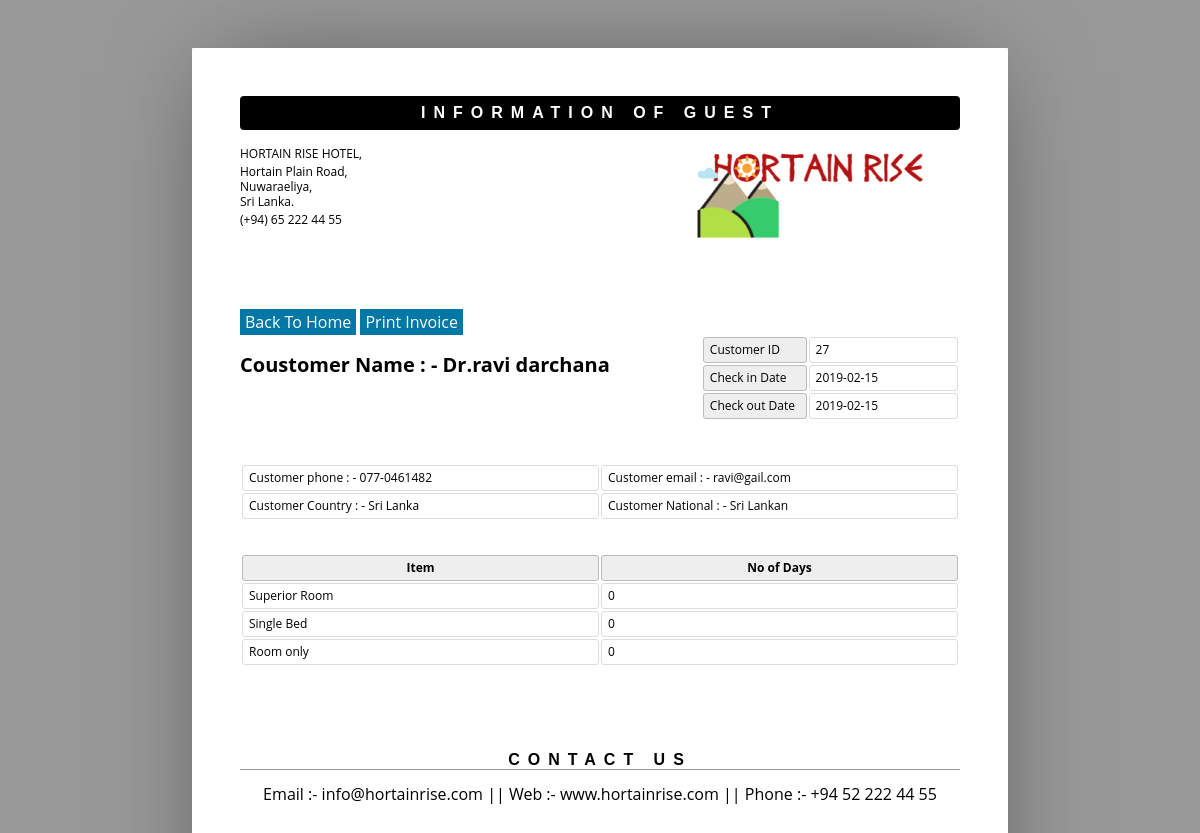
The page /admin/showpay.php on the database as committed earlier.
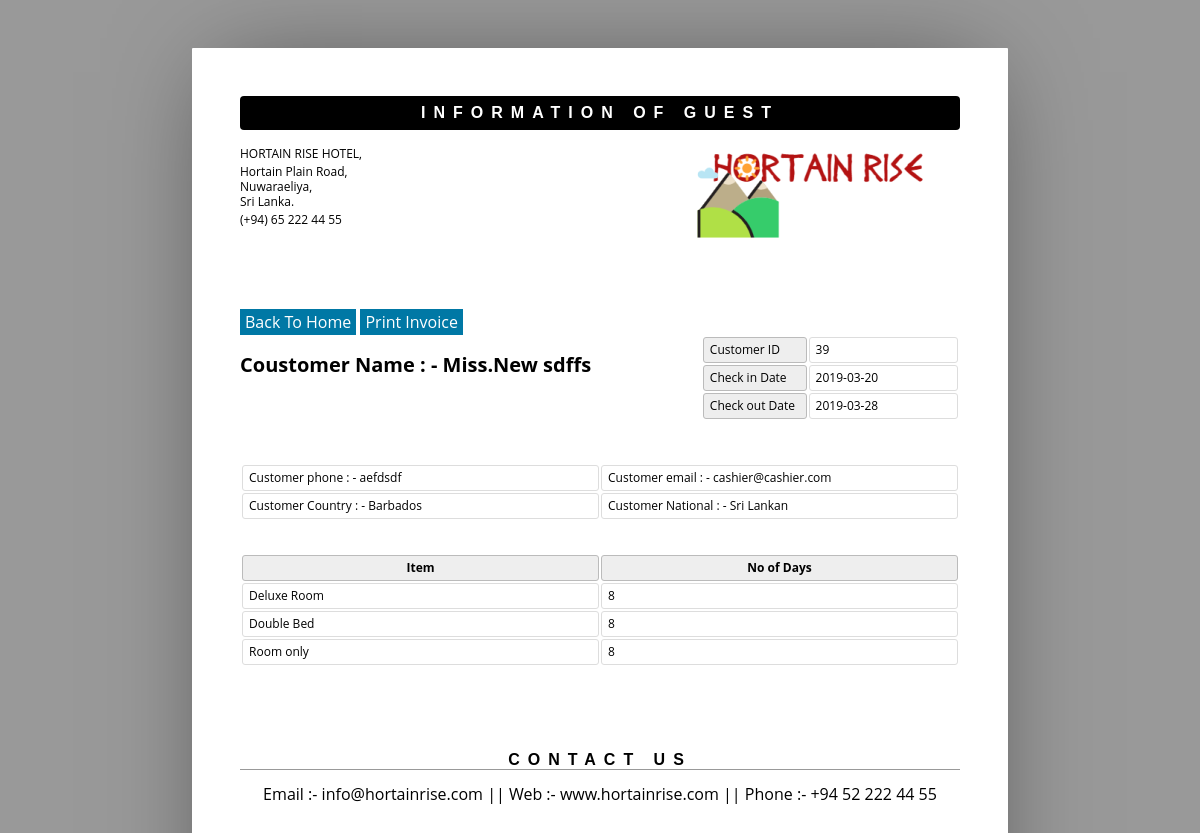
The same page on the database as committed later.
### tables this page shows
CREATE TABLE `roombook` (
  `id` int(10) UNSIGNED NOT NULL,
  `Title` varchar(5) DEFAULT NULL,
  `FName` text,
  `LName` text,
  `Email` varchar(50) DEFAULT NULL,
  `National` varchar(30) DEFAULT NULL,
  `Country` varchar(30) DEFAULT NULL,
  `Phone` text,
  `TRoom` varchar(20) DEFAULT NULL,
  `Bed` varchar(10) DEFAULT NULL,
  `NRoom` varchar(2) DEFAULT NULL,
  `Meal` varchar(15) DEFAULT NULL,
  `cin` date DEFAULT NULL,
  `cout` date DEFAULT NULL,
  `stat` varchar(15) DEFAULT NULL,
  `nodays` int(11) DEFAULT NULL
);

### admin/showpay.php (the view, shortened to what this page needs)
<?php
include('db.php');
$getid = "SELECT max(id) as id FROM roombook";
$result2 = mysqli_query($con, $getid);
$row = mysqli_fetch_array($result2, MYSQLI_ASSOC);
$sid = $row['id'];
?>
<html id="body">
    <head>
    </head>
    <body  >
        <?php
        include ('db.php');
        $pid = $sid;
        $sql = "select * from roombook where id = '$pid' ";
        $re = mysqli_query($con, $sql);
        while ($row = mysqli_fetch_array($re)) {
            $id = $row['id'];
            $title = $row['Title'];
            $Fname = $row['FName'];
            $lname = $row['LName'];
            $email = $row['Email'];
            $National = $row['National'];
            $country = $row['Country'];
            $phone = $row['Phone'];
            $room_type = $row['TRoom'];
            $Bed_type = $row['Bed'];
            $meal_type = $row['Meal'];
            $cin_date = $row['cin'];
            $cout_date = $row['cout'];
            $nodays = $row['nodays'];
        }
        ?>
        <header>
            <h1>Information of Guest</h1>
            <address >
                <p>HORTAIN RISE HOTEL,</p>
                <p>Hortain Plain Road,<br>Nuwaraeliya,<br>Sri Lanka.</p>
                <p>(+94) 65 222 44 55</p>
            </address>
            <span><img alt="" src="assets/img/hortain.png"></span>
        </header>
        <form method="post" action="pay.php">
            <a href="../"><input type="button" style="background: #0078A5; color: #fff; padding: 5px"   name="add" value="Back To Home" class="btn btn-primary"> </a>
            <input type="button" style="background: #0078A5; color: #fff; padding: 5px" onclick="printel()" name="add" value="Print Invoice" class="btn btn-primary">
        </form>
        <article>
            <address >
                <p><br></p>
                <p>Coustomer Name  : -  <?php echo $title . $Fname . " " . $lname; ?><br></p>
            </address>
            <table class="meta">
                <tr>
                    <th><span >Customer ID</span></th>
                    <td><span ><?php echo $id; ?> </span></td>
                </tr>
                <tr>
                    <th><span >Check in Date</span></th>
                    <td><span ><?php echo $cin_date; ?> </span></td>
                </tr>
                <tr>
                    <th><span >Check out Date</span></th>
                    <td><span ><?php echo $cout_date; ?> </span></td>
                </tr>
            </table>
            <table >
                <tr>
                    <td>Customer phone : -  <?php echo $phone; ?> </td>
                    <td>Customer email : -  <?php echo $email; ?> </td>
                </tr>
                <tr>
                    <td>Customer Country : -  <?php echo $country; ?> </td>
                    <td>Customer National : -  <?php echo $National; ?> </td>
                </tr>
            </table>
            <br>
            <br>
            <table class="inventory">
                <thead>
                    <tr>
                        <th><span >Item</span></th>
                        <th><span >No of Days</span></th>
                    </tr>
                </thead>
                <tbody>
                    <tr>
                        <td><span ><?php echo $room_type; ?></span></td>
                        <td><span ><?php echo $nodays; ?> </span></td>
                    </tr>
                    <tr>
                        <td><span ><?php echo $Bed_type; ?>  Bed </span></td>
                        <td><span ><?php echo $nodays; ?></span></td>
                    </tr>
                    <tr>
                        <td><span ><?php echo $meal_type; ?>  </span></td>
                        <td><span ><?php echo $nodays; ?></span></td>
                    </tr>
                </tbody>
            </table>
        </article>
        <aside>
            <h1><span >Contact us</span></h1>
            <div >
                <p align="center">Email :- info@hortainrise.com || Web :- www.hortainrise.com || Phone :- +94 52 222 44 55 </p>
            </div>
        </aside>
    </body>
</html>

Rows that differ between the two databases and show on the page:
no longer on this page (row edited): roombook: Title "Dr.", FName "ravi", LName "darchana", id "27", cin "2019-02-15", cout "2019-02-15", Phone "077-0461482", Email "ravi@gail.com", Country "Sri Lanka", National "Sri Lankan", TRoom "Superior Room", nodays "0", Bed "Single", Meal "Room only"
added roombook: Title "Miss.", FName "New", LName "sdffs", id "39", cin "2019-03-20", cout "2019-03-28", Phone "aefdsdf", Email "cashier@cashier.com", Country "Barbados", National "Sri Lankan", TRoom "Deluxe Room", nodays "8", Bed "Double", Meal "Room only"
